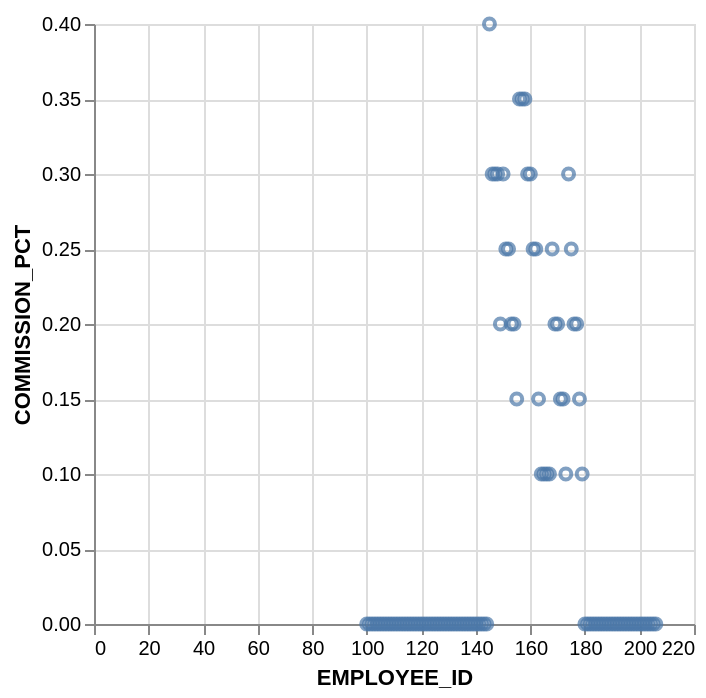

Write the Vega-Lite specification saved for this chart.
### Vega-Lite specification from a JSON file in a GitHub repository (floating-point values rounded to 4 significant figures)
{"data": {"values": [{"x_data": 100, "y_data": 0}, {"x_data": 101, "y_data": 0}, {"x_data": 102, "y_data": 0}, {"x_data": 103, "y_data": 0}, {"x_data": 104, "y_data": 0}, {"x_data": 105, "y_data": 0}, {"x_data": 106, "y_data": 0}, {"x_data": 107, "y_data": 0}, {"x_data": 108, "y_data": 0}, {"x_data": 109, "y_data": 0}, {"x_data": 110, "y_data": 0}, {"x_data": 111, "y_data": 0}, {"x_data": 112, "y_data": 0}, {"x_data": 113, "y_data": 0}, {"x_data": 114, "y_data": 0}, {"x_data": 115, "y_data": 0}, {"x_data": 116, "y_data": 0}, {"x_data": 117, "y_data": 0}, {"x_data": 118, "y_data": 0}, {"x_data": 119, "y_data": 0}, {"x_data": 120, "y_data": 0}, {"x_data": 121, "y_data": 0}, {"x_data": 122, "y_data": 0}, {"x_data": 123, "y_data": 0}, {"x_data": 124, "y_data": 0}, {"x_data": 125, "y_data": 0}, {"x_data": 126, "y_data": 0}, {"x_data": 127, "y_data": 0}, {"x_data": 128, "y_data": 0}, {"x_data": 129, "y_data": 0}, {"x_data": 130, "y_data": 0}, {"x_data": 131, "y_data": 0}, {"x_data": 132, "y_data": 0}, {"x_data": 133, "y_data": 0}, {"x_data": 134, "y_data": 0}, {"x_data": 135, "y_data": 0}, {"x_data": 136, "y_data": 0}, {"x_data": 137, "y_data": 0}, {"x_data": 138, "y_data": 0}, {"x_data": 139, "y_data": 0}, {"x_data": 140, "y_data": 0}, {"x_data": 141, "y_data": 0}, {"x_data": 142, "y_data": 0}, {"x_data": 143, "y_data": 0}, {"x_data": 144, "y_data": 0}, {"x_data": 145, "y_data": 0.4}, {"x_data": 146, "y_data": 0.3}, {"x_data": 147, "y_data": 0.3}, {"x_data": 148, "y_data": 0.3}, {"x_data": 149, "y_data": 0.2}, {"x_data": 150, "y_data": 0.3}, {"x_data": 151, "y_data": 0.25}, {"x_data": 152, "y_data": 0.25}, {"x_data": 153, "y_data": 0.2}, {"x_data": 154, "y_data": 0.2}, {"x_data": 155, "y_data": 0.15}, {"x_data": 156, "y_data": 0.35}, {"x_data": 157, "y_data": 0.35}, {"x_data": 158, "y_data": 0.35}, {"x_data": 159, "y_data": 0.3}, {"x_data": 160, "y_data": 0.3}, {"x_data": 161, "y_data": 0.25}, {"x_data": 162, "y_data": 0.25}, {"x_data": 163, "y_data": 0.15}, {"x_data": 164, "y_data": 0.1}, {"x_data": 165, "y_data": 0.1}, {"x_data": 166, "y_data": 0.1}, {"x_data": 167, "y_data": 0.1}, {"x_data": 168, "y_data": 0.25}, {"x_data": 169, "y_data": 0.2}, {"x_data": 170, "y_data": 0.2}, {"x_data": 171, "y_data": 0.15}, {"x_data": 172, "y_data": 0.15}, {"x_data": 173, "y_data": 0.1}, {"x_data": 174, "y_data": 0.3}, {"x_data": 175, "y_data": 0.25}, {"x_data": 176, "y_data": 0.2}, {"x_data": 177, "y_data": 0.2}, {"x_data": 178, "y_data": 0.15}, {"x_data": 179, "y_data": 0.1}, {"x_data": 180, "y_data": 0}, {"x_data": 181, "y_data": 0}, {"x_data": 182, "y_data": 0}, {"x_data": 183, "y_data": 0}, {"x_data": 184, "y_data": 0}, {"x_data": 185, "y_data": 0}, {"x_data": 186, "y_data": 0}, {"x_data": 187, "y_data": 0}, {"x_data": 188, "y_data": 0}, {"x_data": 189, "y_data": 0}, {"x_data": 190, "y_data": 0}, {"x_data": 191, "y_data": 0}, {"x_data": 192, "y_data": 0}, {"x_data": 193, "y_data": 0}, {"x_data": 194, "y_data": 0}, {"x_data": 195, "y_data": 0}, {"x_data": 196, "y_data": 0}, {"x_data": 197, "y_data": 0}, {"x_data": 198, "y_data": 0}, {"x_data": 199, "y_data": 0}, {"x_data": 200, "y_data": 0}, {"x_data": 201, "y_data": 0}, {"x_data": 202, "y_data": 0}, {"x_data": 203, "y_data": 0}, {"x_data": 204, "y_data": 0}, {"x_data": 205, "y_data": 0}, {"x_data": 206, "y_data": 0}]}, "mark": "point", "encoding": {"x": {"field": "x_data", "type": "quantitative", "title": "EMPLOYEE_ID"}, "y": {"field": "y_data", "type": "quantitative", "title": "COMMISSION_PCT"}}}
